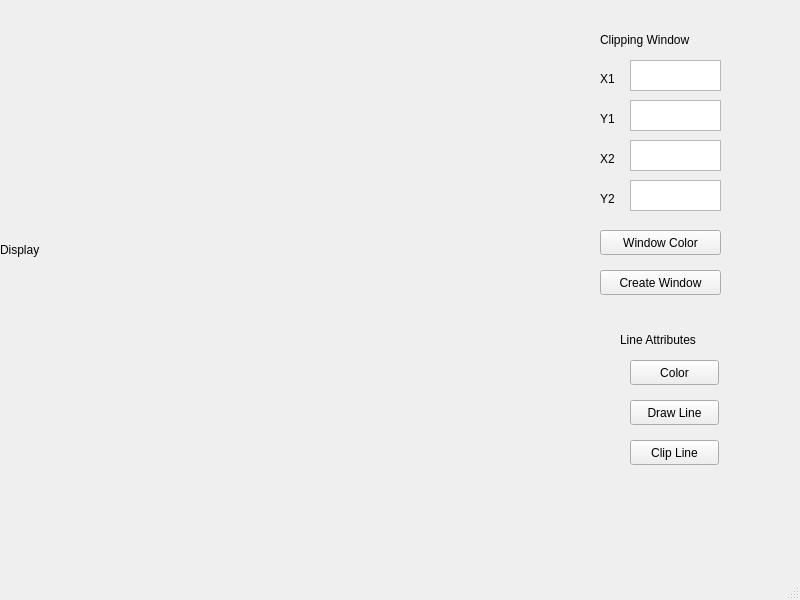
<?xml version="1.0" encoding="UTF-8"?>
<ui version="4.0">
 <class>MainWindow</class>
 <widget class="QMainWindow" name="MainWindow">
  <property name="geometry">
   <rect>
    <x>0</x>
    <y>0</y>
    <width>800</width>
    <height>600</height>
   </rect>
  </property>
  <property name="minimumSize">
   <size>
    <width>632</width>
    <height>497</height>
   </size>
  </property>
  <property name="windowTitle">
   <string>MainWindow</string>
  </property>
  <widget class="QWidget" name="centralwidget">
   <widget class="QLabel" name="display">
    <property name="geometry">
     <rect>
      <x>0</x>
      <y>0</y>
      <width>500</width>
      <height>500</height>
     </rect>
    </property>
    <property name="text">
     <string>Display</string>
    </property>
   </widget>
   <widget class="QLabel" name="label">
    <property name="geometry">
     <rect>
      <x>600</x>
      <y>30</y>
      <width>121</width>
      <height>20</height>
     </rect>
    </property>
    <property name="text">
     <string>Clipping Window</string>
    </property>
   </widget>
   <widget class="QLabel" name="label_2">
    <property name="geometry">
     <rect>
      <x>600</x>
      <y>70</y>
      <width>67</width>
      <height>17</height>
     </rect>
    </property>
    <property name="text">
     <string>X1</string>
    </property>
   </widget>
   <widget class="QLabel" name="label_3">
    <property name="geometry">
     <rect>
      <x>600</x>
      <y>110</y>
      <width>67</width>
      <height>17</height>
     </rect>
    </property>
    <property name="text">
     <string>Y1</string>
    </property>
   </widget>
   <widget class="QLabel" name="label_4">
    <property name="geometry">
     <rect>
      <x>600</x>
      <y>150</y>
      <width>67</width>
      <height>17</height>
     </rect>
    </property>
    <property name="text">
     <string>X2</string>
    </property>
   </widget>
   <widget class="QLabel" name="label_5">
    <property name="geometry">
     <rect>
      <x>600</x>
      <y>190</y>
      <width>67</width>
      <height>17</height>
     </rect>
    </property>
    <property name="text">
     <string>Y2</string>
    </property>
   </widget>
   <widget class="QPlainTextEdit" name="x1">
    <property name="geometry">
     <rect>
      <x>630</x>
      <y>60</y>
      <width>91</width>
      <height>31</height>
     </rect>
    </property>
   </widget>
   <widget class="QPlainTextEdit" name="y2">
    <property name="geometry">
     <rect>
      <x>630</x>
      <y>180</y>
      <width>91</width>
      <height>31</height>
     </rect>
    </property>
   </widget>
   <widget class="QPlainTextEdit" name="y1">
    <property name="geometry">
     <rect>
      <x>630</x>
      <y>100</y>
      <width>91</width>
      <height>31</height>
     </rect>
    </property>
   </widget>
   <widget class="QPlainTextEdit" name="x2">
    <property name="geometry">
     <rect>
      <x>630</x>
      <y>140</y>
      <width>91</width>
      <height>31</height>
     </rect>
    </property>
   </widget>
   <widget class="QPushButton" name="color">
    <property name="geometry">
     <rect>
      <x>630</x>
      <y>360</y>
      <width>89</width>
      <height>25</height>
     </rect>
    </property>
    <property name="text">
     <string>Color</string>
    </property>
   </widget>
   <widget class="QPushButton" name="clip_line">
    <property name="geometry">
     <rect>
      <x>630</x>
      <y>440</y>
      <width>89</width>
      <height>25</height>
     </rect>
    </property>
    <property name="text">
     <string>Clip Line</string>
    </property>
   </widget>
   <widget class="QPushButton" name="window">
    <property name="geometry">
     <rect>
      <x>600</x>
      <y>270</y>
      <width>121</width>
      <height>25</height>
     </rect>
    </property>
    <property name="text">
     <string>Create Window</string>
    </property>
   </widget>
   <widget class="QPushButton" name="draw_line">
    <property name="geometry">
     <rect>
      <x>630</x>
      <y>400</y>
      <width>89</width>
      <height>25</height>
     </rect>
    </property>
    <property name="text">
     <string>Draw Line</string>
    </property>
   </widget>
   <widget class="QLabel" name="label_6">
    <property name="geometry">
     <rect>
      <x>620</x>
      <y>330</y>
      <width>121</width>
      <height>20</height>
     </rect>
    </property>
    <property name="text">
     <string>Line Attributes</string>
    </property>
   </widget>
   <widget class="QPushButton" name="window_color">
    <property name="geometry">
     <rect>
      <x>600</x>
      <y>230</y>
      <width>121</width>
      <height>25</height>
     </rect>
    </property>
    <property name="text">
     <string>Window Color</string>
    </property>
   </widget>
  </widget>
  <widget class="QMenuBar" name="menubar">
   <property name="geometry">
    <rect>
     <x>0</x>
     <y>0</y>
     <width>800</width>
     <height>25</height>
    </rect>
   </property>
  </widget>
  <widget class="QStatusBar" name="statusbar"/>
 </widget>
 <resources/>
 <connections/>
</ui>
